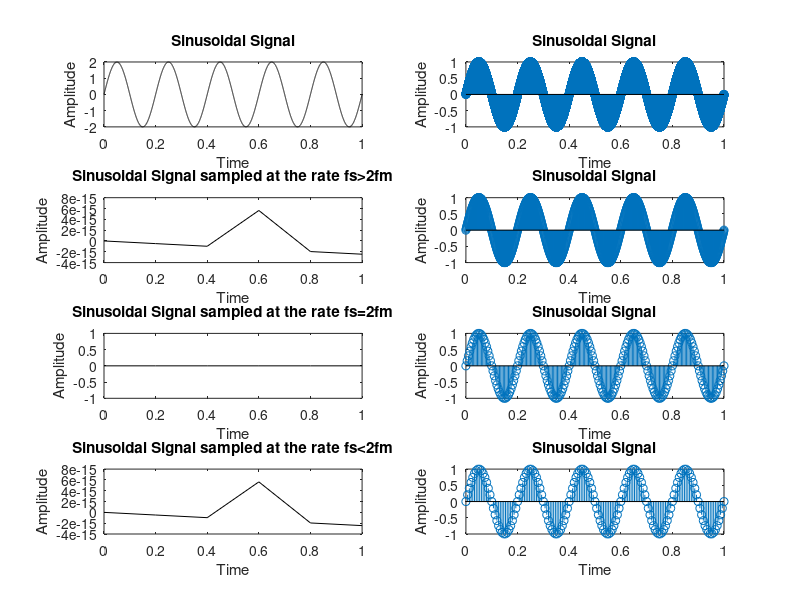

MATLAB code for this plot:
% Sine signal
clear all;
close all;
clc;
frequency=input('Enter frequency of Signal Fm ');
F1=input('Enter the sampling frequency = 2*Fm ');
F2=input('Enter the sampling frequency > 2*Fm ');
F3=input('Enter the sampling frequency < 2*Fm ');
             
timeperiod=1/frequency;     
amplitude=2;                
t=0:0.0001:5*timeperiod;    
out=amplitude*sin(2*pi*frequency*t);  
subplot(4,2,1); plot(t,out,'k'); title('Sinusoidal Signal'); xlabel('Time');
ylabel('Amplitude');hold
n=0:floor((5*timeperiod)*10000);
xd=sin(2*pi*frequency*(n/10000));
subplot(4,2,2);
stem((n/10000),xd,'o');title('Sinusoidal Signal'); xlabel('Time');
ylabel('Amplitude');

% Sampling at the rate fs>2fm (Over sampling)
t=0:1/F2:5*timeperiod;                 
out=amplitude*sin(2*pi*frequency*t);    
subplot(4,2,3); plot(t,out,'k'); title('Sinusoidal Signal sampled at the rate fs>2fm');
xlabel('Time');
ylabel('Amplitude');hold
n=0:floor((5*timeperiod)*1000);
xd=sin(2*pi*frequency*(n/1000));
subplot(4,2,4);
stem((n/1000),xd,'o');title('Sinusoidal Signal'); xlabel('Time');
ylabel('Amplitude');

% Sampling at the rate fs=2fm (Critical sampling)
t=0:1/F1:5*timeperiod; 
out=amplitude*sin(2*pi*frequency*t);
subplot(4,2,5); plot(t,round(out),'k'); title('Sinusoidal Signal sampled at the rate fs=2fm');
xlabel('Time');
ylabel('Amplitude');
hold
n=0:floor((5*timeperiod)*200);
xd=sin(2*pi*frequency*(n/200));subplot(4,2,6);
stem((n/200),xd,'o');title('Sinusoidal Signal'); xlabel('Time');
ylabel('Amplitude');

% Sampling at the rate fs<2fm (Under sampling)
t=0:1/F3:5*timeperiod;
out=amplitude*sin(2*pi*frequency*t);
subplot(4,2,7); plot(t,out,'k'); title('Sinusoidal Signal sampled at the rate fs<2fm');
xlabel('Time');
ylabel('Amplitude');
hold
n=0:floor((5*timeperiod)*150);
xd=sin(2*pi*frequency*(n/150));subplot(4,2,8);
stem((n/150),xd,'o');title('Sinusoidal Signal'); xlabel('Time');
ylabel('Amplitude');